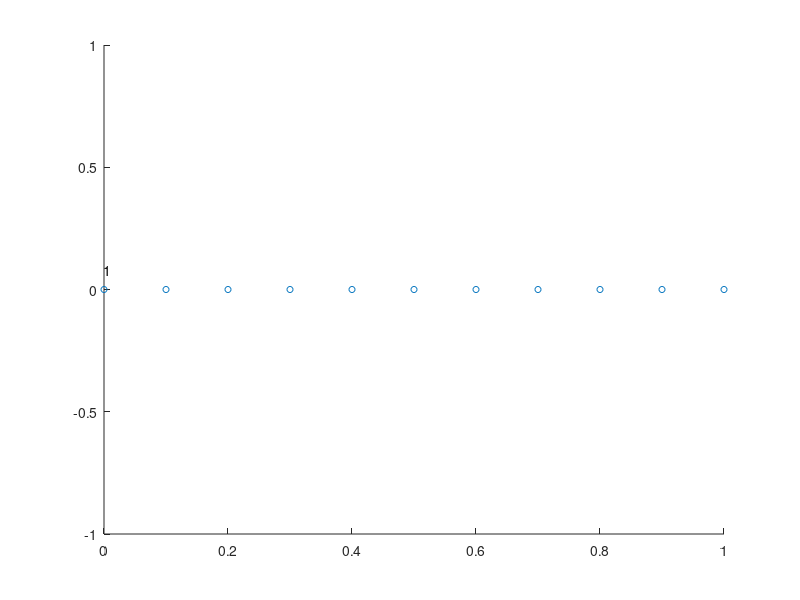

Recreate this plot in MATLAB. (Note: this script raises an error after producing the figure.)
clear %%% to clear all data in the Workspace

%% %%% Material property and geometrical properties
E = 2e11;%%%% Elastic modulus
C = E;%%%% Stress-strain matrix: S = C*e

A = 1;%%%%% Cross-sectional area of the bar
Lx = 1;%%%% bar's length

%% %%%% Create mesh
dx = 0.1;%%%%% mesh size

x = (0:dx:Lx)';%%%%% node coordinates
nP = length(x);%%%% number of nodes

% % %%%%%% Check the mesh
figure
scatter(x,zeros(nP,1),20)
hold on
for i = 1:nP
    t = text(x(i,1),0.08,num2str(i));
    hold on
    t.Color = 'k';
    t.FontSize = 14;
end


%%%%%%% nodal conectivity for elements
    nE = nP-1;%%% nE = number of elements

    %%%%% eNodes will store start node and end node for each element
    eNodes = zeros(nE,2);

for i = 1:nE
   eNodes(i,1) = i;
   eNodes(i,2) = i+1;
end

%% %%%%%% Calculate stiffness matrix
K = zeros(nP,nP);%%% Stiffness K has size of nPxnP

for i = 1:nE
    %%%% nodes of element
    eDof = eNodes(i,:);%%%% eDof = [start_node, end_node]
    nnDof = length(eDof);%%%% nnDof = number of DOFs for each element
    
    %%%% length of element
    Le = abs(x(eDof(2),1)-x(eDof(1),1));%%%% Le = |x2-x1|
    
    detJ = Le/2;%%%%%% Determinant of Jacobian: det(J)
    invJ = 1/detJ;%%%%%% 1/det(J)
    
    %%%%% One point gauss quadrature: (xi = 0, weight = 2)
    [shape,nDeriv] = shapeFunct_Truss(0);
    gaussWt = 2;
    
    %%%%% Strain-displacement matrix: B
    Xderiv = nDeriv*invJ;
    B = zeros(1,nnDof); B(1:nnDof) = Xderiv(:);
    Ke = A*(B'*C*B)*detJ*gaussWt;


    K(eDof,eDof) = K(eDof,eDof) + Ke;
end

%% %%% Boundary conditions
fixedP = find(x == 0);
fixedDof = fixedP;
nDof = nP;

%% %%% Loading condition
force = zeros(nDof,1);
force(end) = 1e8;

%% %%%% Solution
disp = solution(nDof,fixedDof,K,force);
              

%% %%%% Post processing
%%%%%%% Compare displacement field with analytical solution
disp_Analytic = 1e8/E/A*x;

figure
plot(x,disp_Analytic,'r:','LineWidth',2);
hold on
plot(x,disp,'b--','LineWidth',2);
xlabel('x (m)');
ylabel('displacement: u (m)');
grid on
view(2)
legend('u-Analytical', 'u-FEA code')
legend('boxoff')
set(gca,'FontSize',16);
set(gca, 'FontName', 'Times New Roman')


%%%%%%% Compare displacement field with ANSYS
figure
plot(NLIST,uansys,'r:','LineWidth',2);
hold on
plot(x,disp,'b--','LineWidth',2);
xlabel('x (m)');
ylabel('displacement: u (m)');
grid on
view(2)
legend('u-ANSYS', 'u-FEA code')
legend('boxoff')
set(gca,'FontSize',16);
set(gca, 'FontName', 'Times New Roman')


%% %%%%% Strain and stress
strain_ele = zeros(nE,1); 
stress_ele = zeros(nE,1);

strain_node = zeros(nE,2);
stress_node = zeros(nE,2);
for i = 1:nE
    %%%% nodes of element
    eDof = eNodes(i,:);%%%% eDof = [start_node, end_node]
    nnDof = length(eDof);%%%% nnDof = number of DOFs for each element
    
    %%%% length of element
    Le = abs(x(eDof(2),1)-x(eDof(1),1));%%%% Le = |x2-x1|
    
    detJ = Le/2;%%%%%% Determinant of Jacobian: det(J)
    invJ = 1/detJ;%%%%%% 1/det(J)
    
    %%%%% One point gauss quadrature: (xi = 0, weight = 2)
    [shape,nDeriv] = shapeFunct_Truss(0);
    gaussWt = 2;
    
    %%%%% Strain-displacement matrix: B
    Xderiv = nDeriv*invJ;
    B = zeros(1,nnDof); B(1:nnDof) = Xderiv(:);
    %%%%% strain for element
    ei = B*disp(eDof);
    strain_ele(i,:) = ei;
    stress_ele(i,:) = C*ei;
    
    strain_node(i,:) = ei;
    stress_node(i,:) = C*ei;
end

%%%%%%%%% FINISH!! %%%%%%%%%%%%%%
%%%%%%%%% Please save data if you want to use it later %%%%%%%%%%
